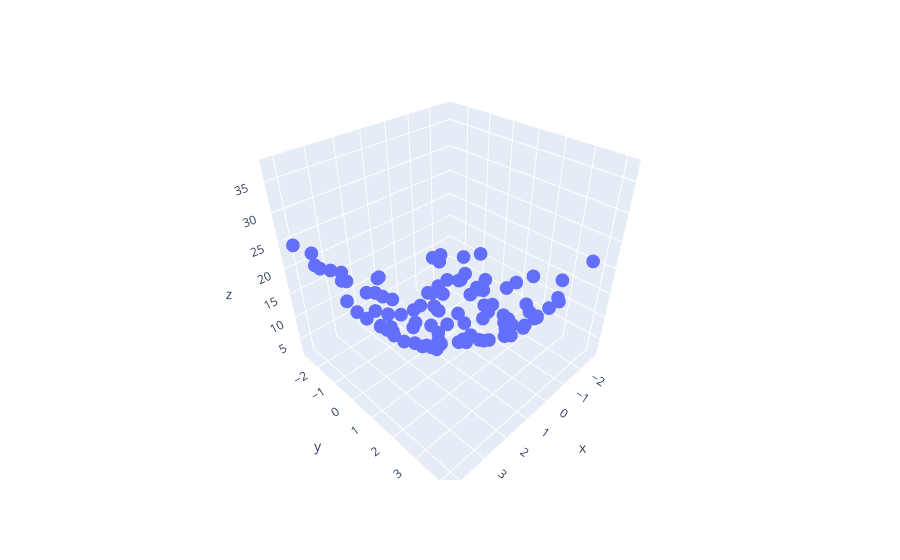

The code cell stored with this chart in its notebook:
### Code cell
import plotly.express as px
df=px.data.iris()
fig=px.scatter_3d(df,x=x.ravel(), y=y.ravel() , z=z.ravel())
fig.show()
